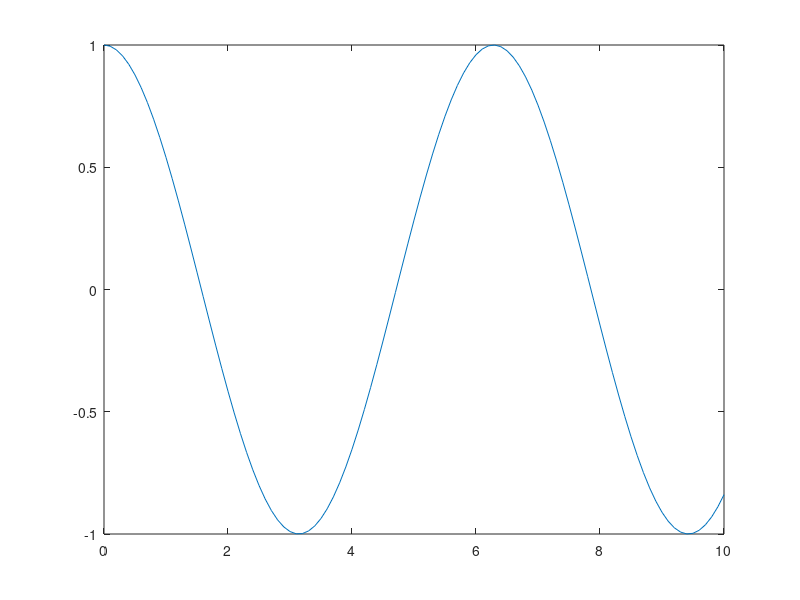

This figure's MATLAB source:
% Opdracht 1

% In de onderstaande code staat een fout. Los de foutmelding op.
% Let op! Bij het oplossen mag je geen variabele verwijderen.

t= 0:0.1:10;
cosinus= cos(t);
plot(t,cosinus)